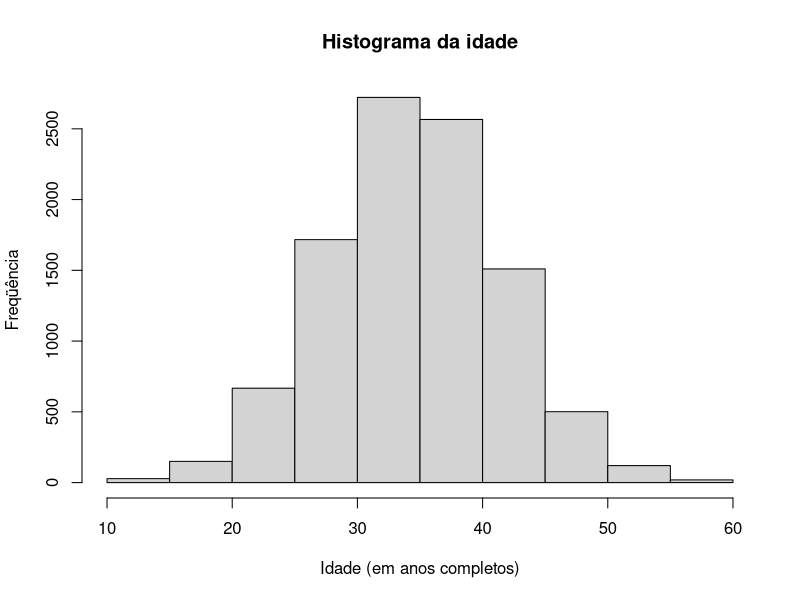
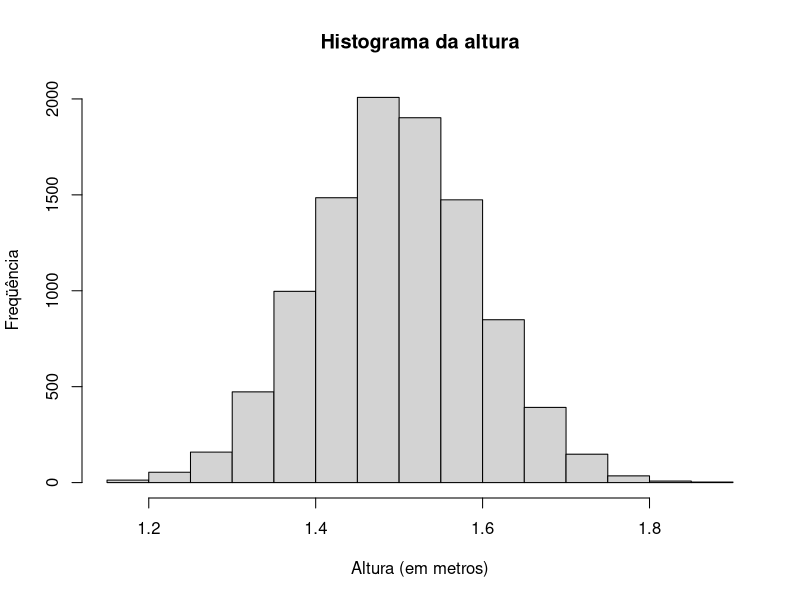
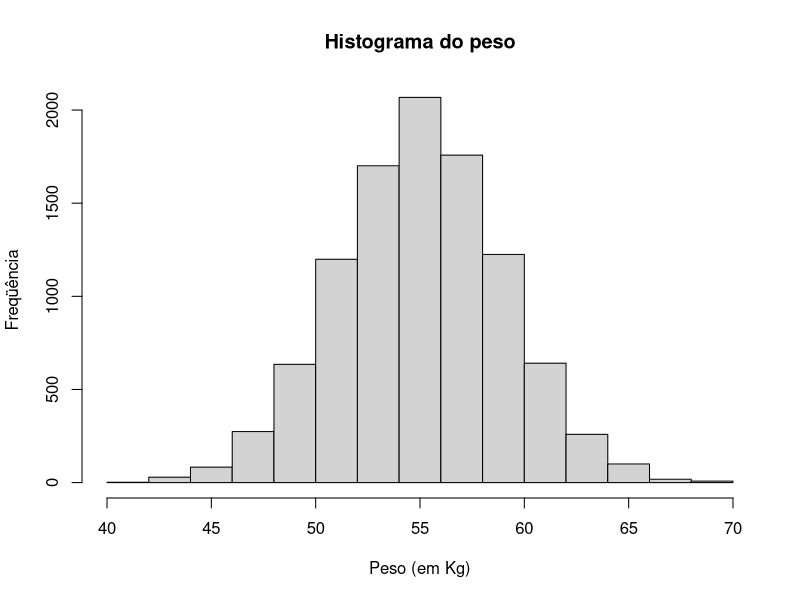
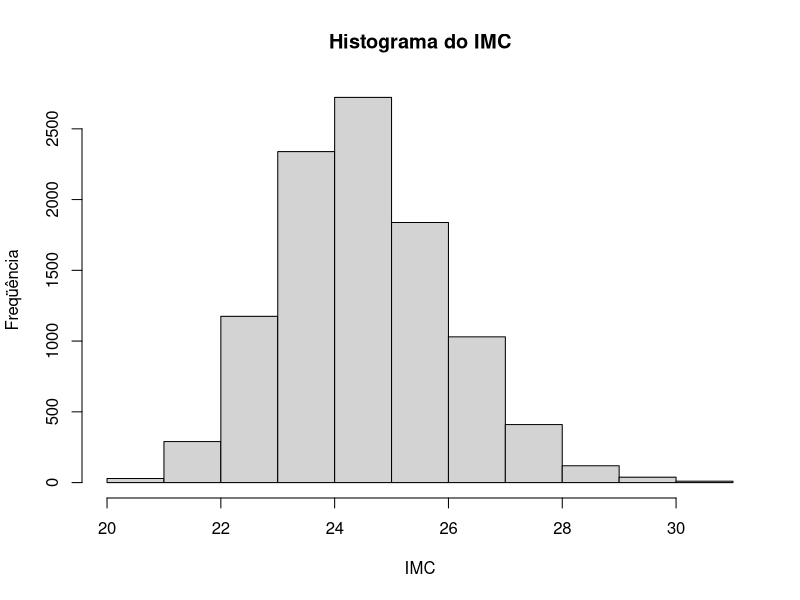
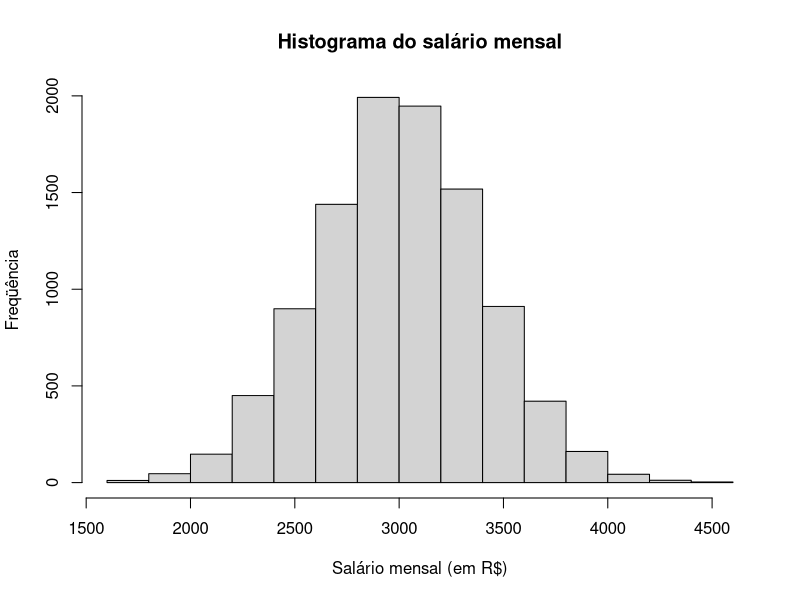
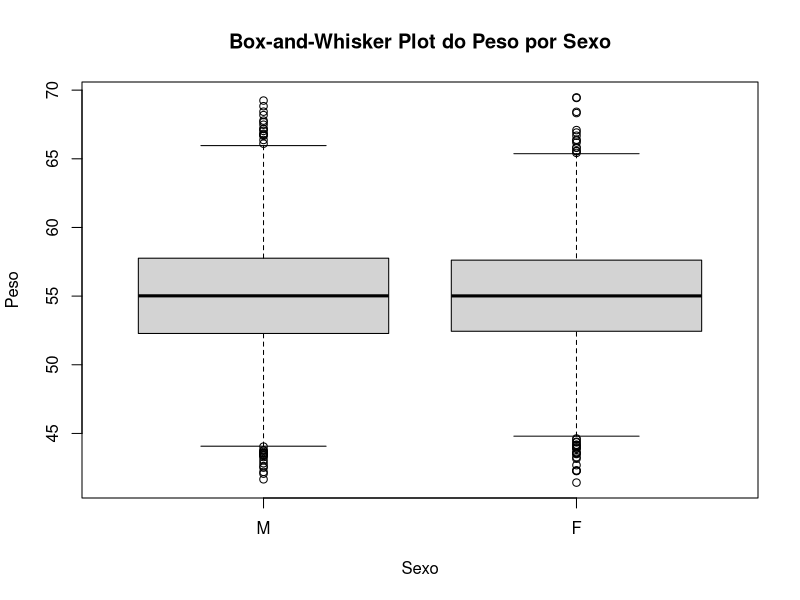
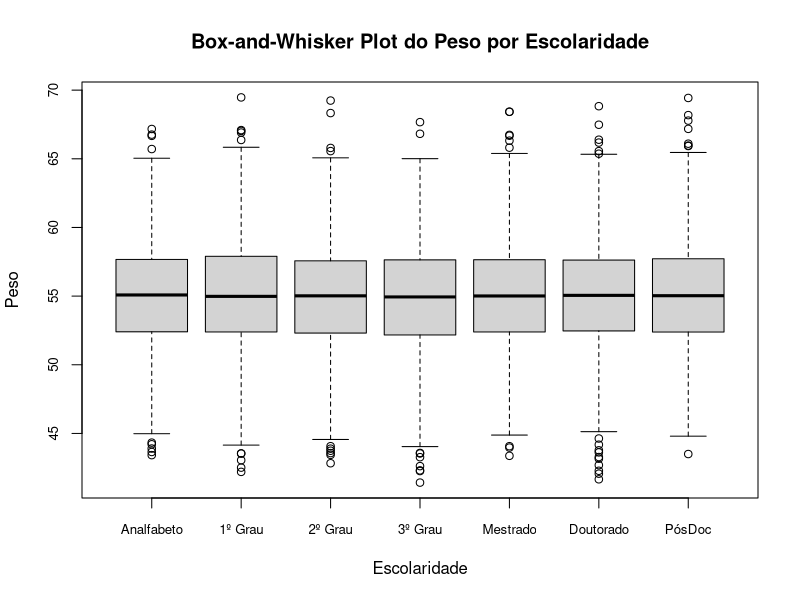
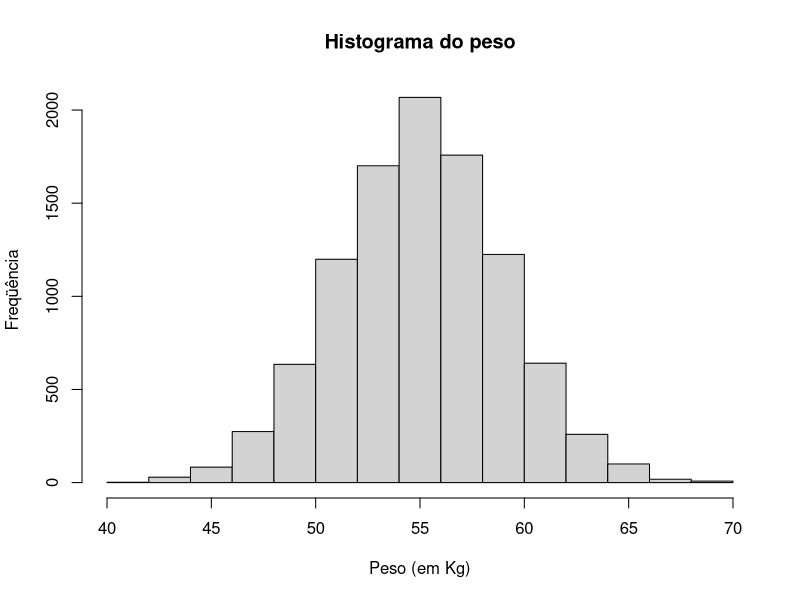

Reproduce these figures in R, in order.
## ---- chunk 1
n <- 10000
p <- 100000
## ---- chunk 2
set.seed(1234)
idade <- abs(round(rnorm(n, 35, 7),0))
summary(idade)
hist(idade,
     main = "Histograma da idade",
     ylab = "Freqüência",
     xlab = "Idade (em anos completos)")
## ---- chunk 3
set.seed(1234)
altura <- abs(round(rnorm(n, 1.50, 0.1), 2))
summary(altura)
hist(altura,
     main = "Histograma da altura",
     ylab = "Freqüência",
     xlab = "Altura (em metros)")
## ---- chunk 4
set.seed(1234)
peso <- abs(round(rnorm(n, 55, 4), 2))
summary(peso)
hist(peso,
     main = "Histograma do peso",
     ylab = "Freqüência",
     xlab = "Peso (em Kg)")
## ---- chunk 5
imc <- round(peso/altura^2, 2)
summary(imc)
hist(imc,
     main = "Histograma do IMC",
     ylab = "Freqüência",
     xlab = "IMC")
## ---- chunk 6
set.seed(1234)
salario <- abs(round(rnorm(n, 3000, 400), 2))
summary(salario)
hist(salario,
     main = "Histograma do salário mensal",
     ylab = "Freqüência",
     xlab = "Salário mensal (em R$)")
## ---- chunk 7
pop.carros <- rep(c(0,1,2,3), p)
set.seed(1234)
carros <- sample(pop.carros, n)
rm(pop.carros)
summary(carros)
table(carros)
## ---- chunk 8
pop.filhos <- rep(c(0, 1, 2), p)
set.seed(1234)
filhos <- sample(pop.filhos, n)
rm(pop.filhos)
summary(filhos)
table(filhos)
## ---- chunk 9
pop.escolaridade <- rep(c(0, 1, 2, 3, 4, 5, 6), p)
set.seed(1234)
escolaridade.temp <- sample(pop.escolaridade, n)
escolaridade <- factor(escolaridade.temp,
                       levels = c(0, 1, 2, 3, 4, 5, 6),
                       labels = c("Analfabeto", "1º Grau", "2º Grau", "3º Grau",
                                  "Mestrado", "Doutorado", "PósDoc"),
                       ordered = TRUE
                       )
rm(pop.escolaridade, escolaridade.temp)
str(escolaridade)
summary(escolaridade)
table(escolaridade)
## ---- chunk 10
set.seed(1234)
fumante.n <- rbinom(n, 1, .34)
fumante.f <- factor(fumante.n,
                    levels = c(0, 1),
                    labels = c("não", "sim"),
                    ordered = TRUE)
str(fumante.f)
summary(fumante.f)
str(fumante.n)
mean(fumante.n)
## ---- chunk 11
pop.sexo <- rep(c(1, 2), p)
set.seed(1234)
sexo.temp <- sample(pop.sexo, n)
sexo <- factor(sexo.temp,
               levels = c(1, 2),
               labels = c("M", "F"),
               ordered = FALSE)
rm(pop.sexo, sexo.temp)
str(sexo)
summary(sexo)
## ---- chunk 12
pop.profissao <- rep(0:2, p)
set.seed(1234)
profissao.temp <- sample(pop.profissao, n)
profissao <- factor(profissao.temp,
                    levels = c(0, 1, 2),
                    labels = c("Humanas", "Exatas", "Biológicas"),
                    ordered = FALSE
                    )
rm(pop.profissao, profissao.temp)
str(profissao)
summary(profissao)
## ---- chunk 13
df <- data.frame(id = 1:n,
                 idade,
                 altura,
                 peso,
                 imc,
                 sexo,
                 escolaridade,
                 profissao,
                 fumante.f,
                 fumante.n,
                 salario,
                 carros,
                 filhos
                 )
str(df)
## ---- chunk 14
setwd("~/repositoriosGit/ApoemaTraining/abrantesasf/projeto01")
write.table(df, file = "projeto01.csv", sep = ",", col.names = TRUE, fileEncoding = "UTF-8")
## ---- chunk 15
sapply(df[,c("idade", "altura", "peso", "imc", "salario", "carros", "filhos")],
       summary)
## ---- chunk 16
apply(df[,c("idade", "altura", "peso", "imc", "salario", "carros", "filhos")],
      2,
      sum)
## ---- chunk 17
sapply(df[,c("sexo", "escolaridade", "profissao", "fumante.f")],
       table)
## ---- chunk 18
boxplot(df$peso ~ df$sexo,
        main = "Box-and-Whisker Plot do Peso por Sexo",
        ylab = "Peso",
        xlab = "Sexo")
## ---- chunk 19
boxplot(df$peso ~ df$escolaridade,
        main = "Box-and-Whisker Plot do Peso por Escolaridade",
        ylab = "Peso",
        xlab = "Escolaridade",
        cex.axis = 0.8)
## ---- chunk 20
hist(df$peso,
     main = "Histograma do peso",
     xlab = "Peso (em Kg)",
     ylab = "Freqüência")
## ---- chunk 21
hist(df$altura,
     main = "Histograma da altura",
     xlab = "Altura (em m)",
     ylab = "Freqüência")
## ---- chunk 22
plot(df$peso, df$altura,
     main = "Scatter Plot do Peso e Altura",
     xlab = "Peso (em Kg)",
     ylab = "Altura (em m)")
## ---- chunk 23
cor(df$peso, df$altura)
